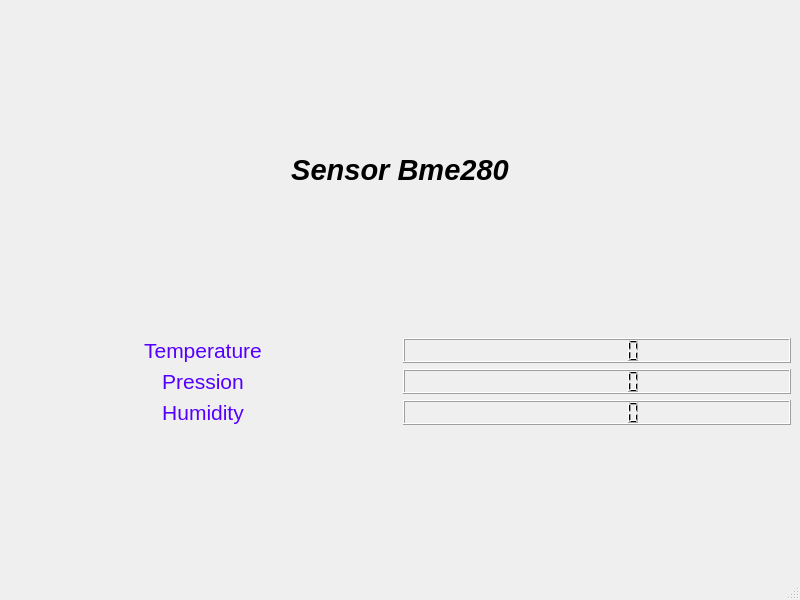
<?xml version="1.0" encoding="UTF-8"?>
<ui version="4.0">
 <class>MainWindow</class>
 <widget class="QMainWindow" name="MainWindow">
  <property name="geometry">
   <rect>
    <x>0</x>
    <y>0</y>
    <width>800</width>
    <height>600</height>
   </rect>
  </property>
  <property name="windowTitle">
   <string>MainWindow</string>
  </property>
  <widget class="QWidget" name="centralwidget">
   <layout class="QGridLayout" name="gridLayout_2">
    <item row="0" column="0">
     <layout class="QVBoxLayout" name="verticalLayout">
      <item>
       <spacer name="verticalSpacer">
        <property name="orientation">
         <enum>Qt::Vertical</enum>
        </property>
        <property name="sizeHint" stdset="0">
         <size>
          <width>20</width>
          <height>40</height>
         </size>
        </property>
       </spacer>
      </item>
      <item>
       <widget class="QLabel" name="label_2">
        <property name="font">
         <font>
          <pointsize>22</pointsize>
          <italic>true</italic>
         </font>
        </property>
        <property name="text">
         <string>&lt;html&gt;&lt;head/&gt;&lt;body&gt;&lt;p align=&quot;center&quot;&gt;&lt;span style=&quot; font-weight:600; font-style:italic;&quot;&gt;Sensor Bme280&lt;/span&gt;&lt;/p&gt;&lt;/body&gt;&lt;/html&gt;</string>
        </property>
       </widget>
      </item>
      <item>
       <spacer name="verticalSpacer_2">
        <property name="orientation">
         <enum>Qt::Vertical</enum>
        </property>
        <property name="sizeHint" stdset="0">
         <size>
          <width>20</width>
          <height>40</height>
         </size>
        </property>
       </spacer>
      </item>
      <item>
       <layout class="QGridLayout" name="gridLayout">
        <item row="3" column="0">
         <layout class="QHBoxLayout" name="horizontalLayout_4"/>
        </item>
        <item row="2" column="0">
         <layout class="QHBoxLayout" name="horizontalLayout_3">
          <item>
           <widget class="QLabel" name="label_4">
            <property name="palette">
             <palette>
              <active>
               <colorrole role="WindowText">
                <brush brushstyle="SolidPattern">
                 <color alpha="255">
                  <red>85</red>
                  <green>0</green>
                  <blue>255</blue>
                 </color>
                </brush>
               </colorrole>
              </active>
              <inactive>
               <colorrole role="WindowText">
                <brush brushstyle="SolidPattern">
                 <color alpha="255">
                  <red>85</red>
                  <green>0</green>
                  <blue>255</blue>
                 </color>
                </brush>
               </colorrole>
              </inactive>
              <disabled>
               <colorrole role="WindowText">
                <brush brushstyle="SolidPattern">
                 <color alpha="255">
                  <red>119</red>
                  <green>120</green>
                  <blue>120</blue>
                 </color>
                </brush>
               </colorrole>
              </disabled>
             </palette>
            </property>
            <property name="font">
             <font>
              <pointsize>16</pointsize>
             </font>
            </property>
            <property name="text">
             <string>&lt;html&gt;&lt;head/&gt;&lt;body&gt;&lt;p align=&quot;center&quot;&gt;Humidity&lt;/p&gt;&lt;/body&gt;&lt;/html&gt;</string>
            </property>
           </widget>
          </item>
          <item>
           <widget class="QLCDNumber" name="lcdNumber_3">
            <property name="font">
             <font>
              <pointsize>16</pointsize>
             </font>
            </property>
            <property name="digitCount">
             <number>7</number>
            </property>
           </widget>
          </item>
         </layout>
        </item>
        <item row="0" column="0">
         <layout class="QHBoxLayout" name="horizontalLayout">
          <item>
           <widget class="QLabel" name="label">
            <property name="palette">
             <palette>
              <active>
               <colorrole role="WindowText">
                <brush brushstyle="SolidPattern">
                 <color alpha="255">
                  <red>85</red>
                  <green>0</green>
                  <blue>255</blue>
                 </color>
                </brush>
               </colorrole>
              </active>
              <inactive>
               <colorrole role="WindowText">
                <brush brushstyle="SolidPattern">
                 <color alpha="255">
                  <red>85</red>
                  <green>0</green>
                  <blue>255</blue>
                 </color>
                </brush>
               </colorrole>
              </inactive>
              <disabled>
               <colorrole role="WindowText">
                <brush brushstyle="SolidPattern">
                 <color alpha="255">
                  <red>119</red>
                  <green>120</green>
                  <blue>120</blue>
                 </color>
                </brush>
               </colorrole>
              </disabled>
             </palette>
            </property>
            <property name="font">
             <font>
              <pointsize>16</pointsize>
             </font>
            </property>
            <property name="text">
             <string>&lt;html&gt;&lt;head/&gt;&lt;body&gt;&lt;p align=&quot;center&quot;&gt;Temperature&lt;/p&gt;&lt;/body&gt;&lt;/html&gt;</string>
            </property>
           </widget>
          </item>
          <item>
           <widget class="QLCDNumber" name="lcdNumber1">
            <property name="digitCount">
             <number>7</number>
            </property>
           </widget>
          </item>
         </layout>
        </item>
        <item row="1" column="0">
         <layout class="QHBoxLayout" name="horizontalLayout_2">
          <item>
           <widget class="QLabel" name="label_3">
            <property name="palette">
             <palette>
              <active>
               <colorrole role="WindowText">
                <brush brushstyle="SolidPattern">
                 <color alpha="255">
                  <red>85</red>
                  <green>0</green>
                  <blue>255</blue>
                 </color>
                </brush>
               </colorrole>
              </active>
              <inactive>
               <colorrole role="WindowText">
                <brush brushstyle="SolidPattern">
                 <color alpha="255">
                  <red>85</red>
                  <green>0</green>
                  <blue>255</blue>
                 </color>
                </brush>
               </colorrole>
              </inactive>
              <disabled>
               <colorrole role="WindowText">
                <brush brushstyle="SolidPattern">
                 <color alpha="255">
                  <red>119</red>
                  <green>120</green>
                  <blue>120</blue>
                 </color>
                </brush>
               </colorrole>
              </disabled>
             </palette>
            </property>
            <property name="font">
             <font>
              <pointsize>16</pointsize>
             </font>
            </property>
            <property name="text">
             <string>&lt;html&gt;&lt;head/&gt;&lt;body&gt;&lt;p align=&quot;center&quot;&gt;Pression&lt;/p&gt;&lt;/body&gt;&lt;/html&gt;</string>
            </property>
           </widget>
          </item>
          <item>
           <widget class="QLCDNumber" name="lcdNumber_5">
            <property name="font">
             <font>
              <pointsize>16</pointsize>
             </font>
            </property>
            <property name="digitCount">
             <number>7</number>
            </property>
           </widget>
          </item>
         </layout>
        </item>
       </layout>
      </item>
      <item>
       <spacer name="verticalSpacer_3">
        <property name="orientation">
         <enum>Qt::Vertical</enum>
        </property>
        <property name="sizeHint" stdset="0">
         <size>
          <width>20</width>
          <height>40</height>
         </size>
        </property>
       </spacer>
      </item>
     </layout>
    </item>
   </layout>
  </widget>
  <widget class="QMenuBar" name="menubar">
   <property name="geometry">
    <rect>
     <x>0</x>
     <y>0</y>
     <width>800</width>
     <height>20</height>
    </rect>
   </property>
  </widget>
  <widget class="QStatusBar" name="statusbar"/>
 </widget>
 <resources/>
 <connections/>
</ui>
